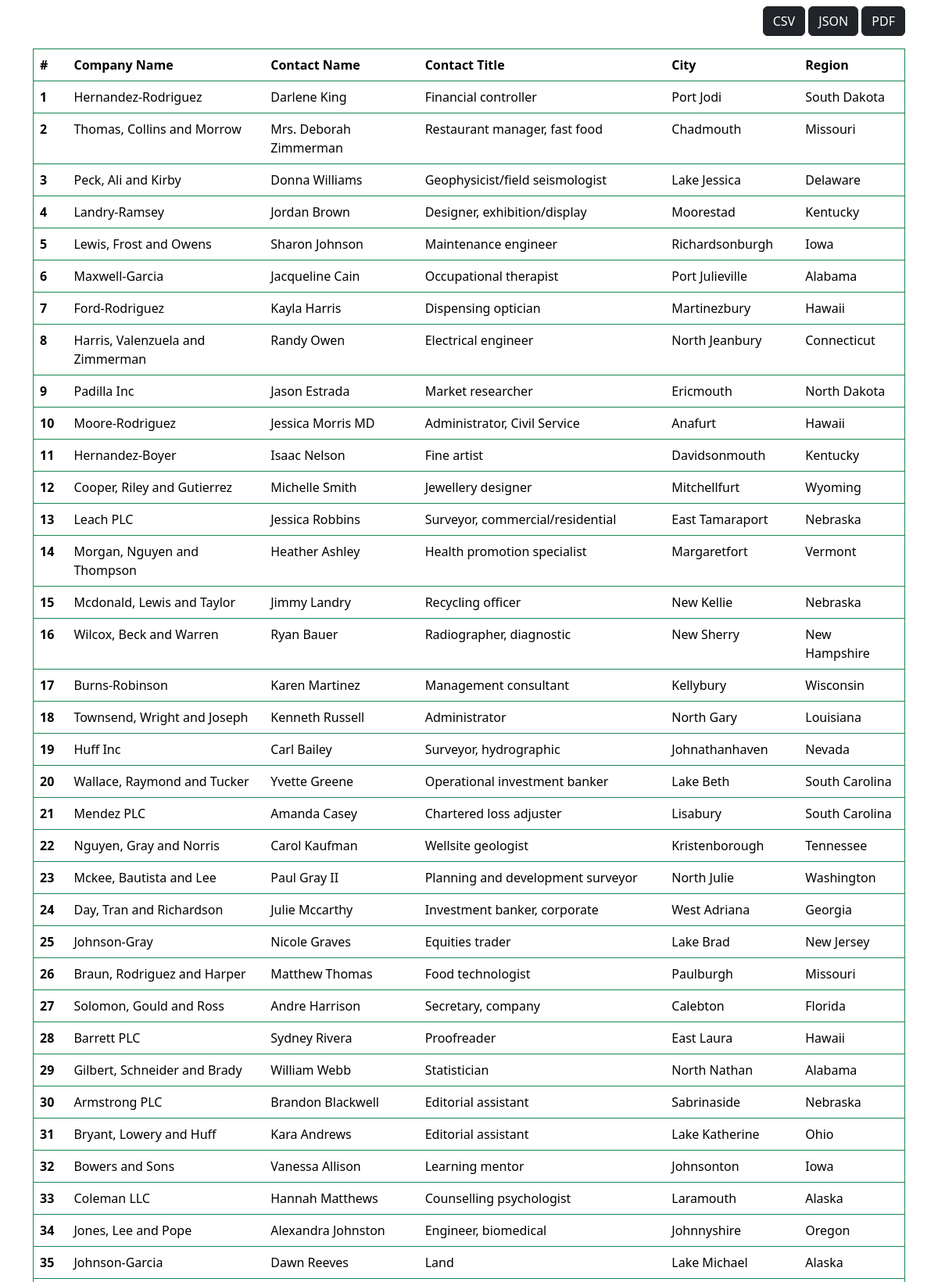
The page / (upper part) on the database its author committed.
### customer/models.py (models this page shows)
class Customer(models.Model):
    customerid = models.CharField(primary_key=True, max_length=5)
    companyname = models.CharField(max_length=40)
    contactname = models.CharField(max_length=30, blank=True, null=True)
    contacttitle = models.CharField(max_length=30, blank=True, null=True)
    address = models.CharField(max_length=60, blank=True, null=True)
    city = models.CharField(max_length=15, blank=True, null=True)
    region = models.CharField(max_length=15, blank=True, null=True)
    postalcode = models.CharField(max_length=10, blank=True, null=True)
    country = models.CharField(max_length=15, blank=True, null=True)
    phone = models.CharField(max_length=24, blank=True, null=True)
    fax = models.CharField(max_length=24, blank=True, null=True)

### customer/views.py (the view)
# urls.py: path('', views.CustomerListView.as_view(), name='customer_list'),
class CustomerListView(TemplateView):
    template_name = "customer/customer_list.html"
    def get_context_data(self, **kwargs):
        context = super().get_context_data(**kwargs)
        context['customer_list'] = Customer.objects.all()
        return context

### customer/templates/customer/customer_list.html
{% extends 'base.html' %}
{% load static %}
{% block body %}
<div class="d-flex flex-column bd-highlight gap-3">
  <div class="d-flex justify-content-end">
    <div class="gap-3" data-toggle="buttons">
      <button type="button" class="btn btn-dark"><a class="text-white text-decoration-none" href="#" id="option1">CSV</a></button>
      <button type="button" class="btn btn-dark"><a class="text-white text-decoration-none" href="#" id="option1">JSON</a></button>
      <button type="button" class="btn btn-dark"><a class="text-white text-decoration-none" href="#" id="option1">PDF</a></button>
    </div>
  </div>
  <table class="table border border-success">
    <thead>
      <tr>
        <th scope="col">#</th>
        <th scope="col">Company Name</th>
        <th scope="col">Contact Name</th>
        <th scope="col">Contact Title</th>
        <th scope="col">City</th>
        <th scope="col">Region</th>
      </tr>
    </thead>
    <tbody>
      {% for customer in customer_list%}
      <tr>
        <th scope="row">{{ forloop.counter }}</th>
        <td>{{customer.companyname}}</td>
        <td>{{customer.contactname}}</td>
        <td>{{customer.contacttitle}}</td>
        <td>{{customer.city}}</td>
        <td>{{customer.region}}</td>
      </tr>
      {% endfor %}
    </tbody>
  </table>
</div>
{% endblock body %}

### templates/base.html (shortened to what this page needs)
<!DOCTYPE html>
<html lang="en">
<head>
    <link href="https://cdn.jsdelivr.net/npm/bootstrap@5.3.3/dist/css/bootstrap.min.css" rel="stylesheet">
</head>
<body>
    <div class="container mt-2">
        {% block body %}
        {% endblock body %}
    </div>
</body>
</html>

### rows shown on the page
Customer: companyname "Hernandez-Rodriguez", contactname "Darlene King", contacttitle "Financial controller", city "Port Jodi", region "South Dakota"
Customer: companyname "Thomas, Collins and Morrow", contactname "Mrs. Deborah Zimmerman", contacttitle "Restaurant manager, fast food", city "Chadmouth", region "Missouri"
Customer: companyname "Peck, Ali and Kirby", contactname "Donna Williams", contacttitle "Geophysicist/field seismologist", city "Lake Jessica", region "Delaware"
Customer: companyname "Landry-Ramsey", contactname "Jordan Brown", contacttitle "Designer, exhibition/display", city "Moorestad", region "Kentucky"
Customer: companyname "Lewis, Frost and Owens", contactname "Sharon Johnson", contacttitle "Maintenance engineer", city "Richardsonburgh", region "Iowa"
Customer: companyname "Maxwell-Garcia", contactname "Jacqueline Cain", contacttitle "Occupational therapist", city "Port Julieville", region "Alabama"
Customer: companyname "Ford-Rodriguez", contactname "Kayla Harris", contacttitle "Dispensing optician", city "Martinezbury", region "Hawaii"
Customer: companyname "Harris, Valenzuela and Zimmerman", contactname "Randy Owen", contacttitle "Electrical engineer", city "North Jeanbury", region "Connecticut"
Customer: companyname "Padilla Inc", contactname "Jason Estrada", contacttitle "Market researcher", city "Ericmouth", region "North Dakota"
Customer: companyname "Moore-Rodriguez", contactname "Jessica Morris MD", contacttitle "Administrator, Civil Service", city "Anafurt", region "Hawaii"
Customer: companyname "Hernandez-Boyer", contactname "Isaac Nelson", contacttitle "Fine artist", city "Davidsonmouth", region "Kentucky"
Customer: companyname "Cooper, Riley and Gutierrez", contactname "Michelle Smith", contacttitle "Jewellery designer", city "Mitchellfurt", region "Wyoming"
Customer: companyname "Leach PLC", contactname "Jessica Robbins", contacttitle "Surveyor, commercial/residential", city "East Tamaraport", region "Nebraska"
Customer: companyname "Morgan, Nguyen and Thompson", contactname "Heather Ashley", contacttitle "Health promotion specialist", city "Margaretfort", region "Vermont"
Customer: companyname "Mcdonald, Lewis and Taylor", contactname "Jimmy Landry", contacttitle "Recycling officer", city "New Kellie", region "Nebraska"
Customer: companyname "Wilcox, Beck and Warren", contactname "Ryan Bauer", contacttitle "Radiographer, diagnostic", city "New Sherry", region "New Hampshire"
Customer: companyname "Burns-Robinson", contactname "Karen Martinez", contacttitle "Management consultant", city "Kellybury", region "Wisconsin"
Customer: companyname "Townsend, Wright and Joseph", contactname "Kenneth Russell", contacttitle "Administrator", city "North Gary", region "Louisiana"
Customer: companyname "Huff Inc", contactname "Carl Bailey", contacttitle "Surveyor, hydrographic", city "Johnathanhaven", region "Nevada"
Customer: companyname "Wallace, Raymond and Tucker", contactname "Yvette Greene", contacttitle "Operational investment banker", city "Lake Beth", region "South Carolina"
Customer: companyname "Mendez PLC", contactname "Amanda Casey", contacttitle "Chartered loss adjuster", city "Lisabury", region "South Carolina"
Customer: companyname "Nguyen, Gray and Norris", contactname "Carol Kaufman", contacttitle "Wellsite geologist", city "Kristenborough", region "Tennessee"
Customer: companyname "Mckee, Bautista and Lee", contactname "Paul Gray II", contacttitle "Planning and development surveyor", city "North Julie", region "Washington"
Customer: companyname "Day, Tran and Richardson", contactname "Julie Mccarthy", contacttitle "Investment banker, corporate", city "West Adriana", region "Georgia"
Customer: companyname "Johnson-Gray", contactname "Nicole Graves", contacttitle "Equities trader", city "Lake Brad", region "New Jersey"
Customer: companyname "Braun, Rodriguez and Harper", contactname "Matthew Thomas", contacttitle "Food technologist", city "Paulburgh", region "Missouri"
Customer: companyname "Solomon, Gould and Ross", contactname "Andre Harrison", contacttitle "Secretary, company", city "Calebton", region "Florida"
Customer: companyname "Barrett PLC", contactname "Sydney Rivera", contacttitle "Proofreader", city "East Laura", region "Hawaii"
Customer: companyname "Gilbert, Schneider and Brady", contactname "William Webb", contacttitle "Statistician", city "North Nathan", region "Alabama"
Customer: companyname "Armstrong PLC", contactname "Brandon Blackwell", contacttitle "Editorial assistant", city "Sabrinaside", region "Nebraska"
Customer: companyname "Bryant, Lowery and Huff", contactname "Kara Andrews", contacttitle "Editorial assistant", city "Lake Katherine", region "Ohio"
Customer: companyname "Bowers and Sons", contactname "Vanessa Allison", contacttitle "Learning mentor", city "Johnsonton", region "Iowa"
Customer: companyname "Coleman LLC", contactname "Hannah Matthews", contacttitle "Counselling psychologist", city "Laramouth", region "Alaska"
Customer: companyname "Jones, Lee and Pope", contactname "Alexandra Johnston", contacttitle "Engineer, biomedical", city "Johnnyshire", region "Oregon"
Customer: companyname "Johnson-Garcia", contactname "Dawn Reeves", contacttitle "Land", city "Lake Michael", region "Alaska"
